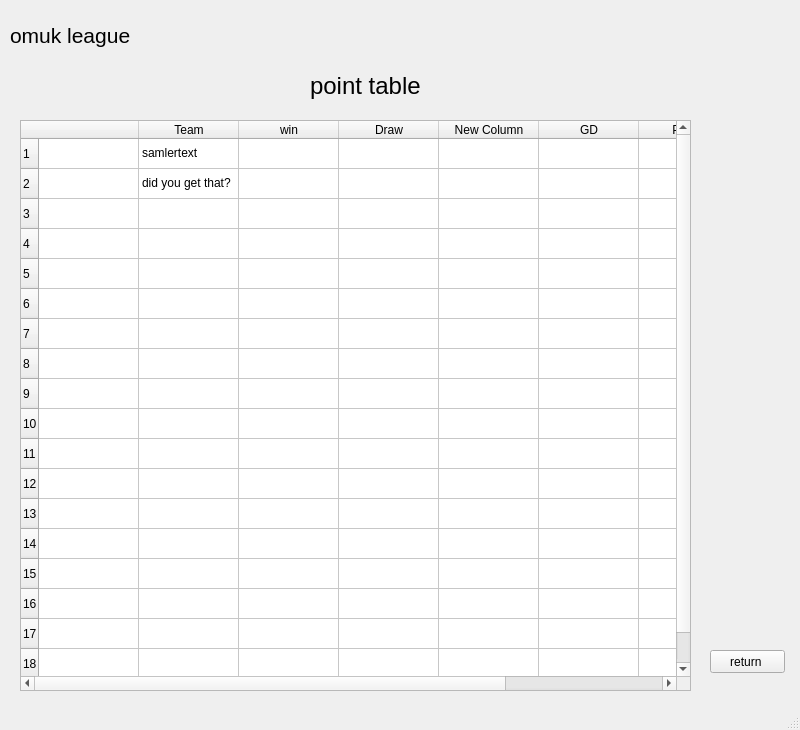
<?xml version="1.0" encoding="UTF-8"?>
<ui version="4.0">
 <class>MainWindow</class>
 <widget class="QMainWindow" name="MainWindow">
  <property name="geometry">
   <rect>
    <x>0</x>
    <y>0</y>
    <width>800</width>
    <height>730</height>
   </rect>
  </property>
  <property name="windowTitle">
   <string>MainWindow</string>
  </property>
  <widget class="QWidget" name="centralwidget">
   <widget class="QLabel" name="label">
    <property name="geometry">
     <rect>
      <x>10</x>
      <y>10</y>
      <width>181</width>
      <height>51</height>
     </rect>
    </property>
    <property name="font">
     <font>
      <pointsize>16</pointsize>
     </font>
    </property>
    <property name="text">
     <string>omuk league </string>
    </property>
   </widget>
   <widget class="QLabel" name="label_2">
    <property name="geometry">
     <rect>
      <x>310</x>
      <y>60</y>
      <width>201</width>
      <height>51</height>
     </rect>
    </property>
    <property name="font">
     <font>
      <pointsize>18</pointsize>
     </font>
    </property>
    <property name="text">
     <string>point table </string>
    </property>
   </widget>
   <widget class="QTableWidget" name="tableWidget">
    <property name="enabled">
     <bool>true</bool>
    </property>
    <property name="geometry">
     <rect>
      <x>20</x>
      <y>120</y>
      <width>671</width>
      <height>571</height>
     </rect>
    </property>
    <row>
     <property name="text">
      <string>1</string>
     </property>
    </row>
    <row>
     <property name="text">
      <string>2</string>
     </property>
    </row>
    <row>
     <property name="text">
      <string>3</string>
     </property>
    </row>
    <row>
     <property name="text">
      <string>4</string>
     </property>
    </row>
    <row>
     <property name="text">
      <string>5</string>
     </property>
    </row>
    <row>
     <property name="text">
      <string>6</string>
     </property>
    </row>
    <row>
     <property name="text">
      <string>7</string>
     </property>
    </row>
    <row>
     <property name="text">
      <string>8</string>
     </property>
    </row>
    <row>
     <property name="text">
      <string>9</string>
     </property>
    </row>
    <row>
     <property name="text">
      <string>10</string>
     </property>
    </row>
    <row>
     <property name="text">
      <string>11</string>
     </property>
    </row>
    <row>
     <property name="text">
      <string>12</string>
     </property>
    </row>
    <row>
     <property name="text">
      <string>13</string>
     </property>
    </row>
    <row>
     <property name="text">
      <string>14</string>
     </property>
    </row>
    <row>
     <property name="text">
      <string>15</string>
     </property>
    </row>
    <row>
     <property name="text">
      <string>16</string>
     </property>
    </row>
    <row>
     <property name="text">
      <string>17</string>
     </property>
    </row>
    <row>
     <property name="text">
      <string>18</string>
     </property>
    </row>
    <column>
     <property name="text">
      <string/>
     </property>
    </column>
    <column>
     <property name="text">
      <string>Team</string>
     </property>
    </column>
    <column>
     <property name="text">
      <string>win</string>
     </property>
    </column>
    <column>
     <property name="text">
      <string>Draw</string>
     </property>
    </column>
    <column>
     <property name="text">
      <string>New Column</string>
     </property>
    </column>
    <column>
     <property name="text">
      <string>GD</string>
     </property>
    </column>
    <column>
     <property name="text">
      <string>Points</string>
     </property>
    </column>
    <column>
     <property name="text">
      <string/>
     </property>
    </column>
    <item row="0" column="1">
     <property name="text">
      <string>samlertext</string>
     </property>
    </item>
    <item row="1" column="0">
     <property name="text">
      <string/>
     </property>
    </item>
    <item row="1" column="1">
     <property name="text">
      <string>did you get that?</string>
     </property>
    </item>
   </widget>
   <widget class="QPushButton" name="pushButton">
    <property name="geometry">
     <rect>
      <x>710</x>
      <y>650</y>
      <width>75</width>
      <height>23</height>
     </rect>
    </property>
    <property name="text">
     <string>return </string>
    </property>
   </widget>
  </widget>
  <widget class="QMenuBar" name="menubar">
   <property name="geometry">
    <rect>
     <x>0</x>
     <y>0</y>
     <width>800</width>
     <height>21</height>
    </rect>
   </property>
  </widget>
  <widget class="QStatusBar" name="statusbar"/>
 </widget>
 <resources/>
 <connections/>
</ui>
